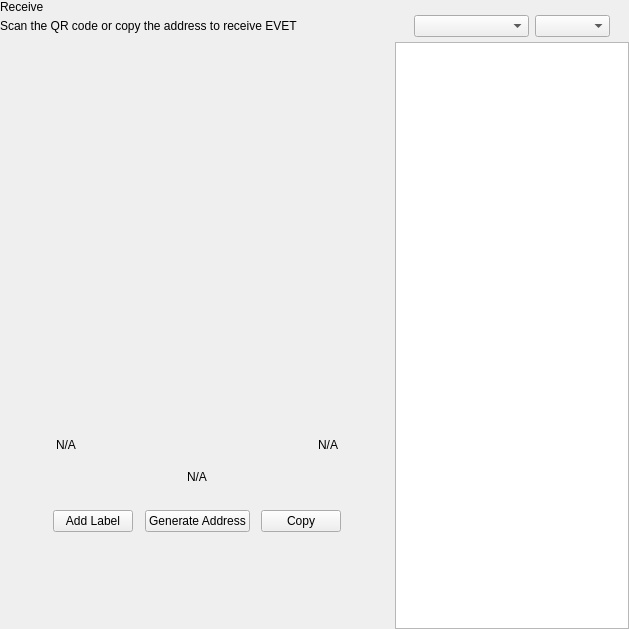
<?xml version="1.0" encoding="UTF-8"?>
<ui version="4.0">
 <class>ReceiveWidget</class>
 <widget class="QWidget" name="ReceiveWidget">
  <property name="geometry">
   <rect>
    <x>0</x>
    <y>0</y>
    <width>629</width>
    <height>629</height>
   </rect>
  </property>
  <property name="minimumSize">
   <size>
    <width>0</width>
    <height>0</height>
   </size>
  </property>
  <property name="windowTitle">
   <string>Form</string>
  </property>
  <layout class="QHBoxLayout" name="horizontalLayout_2" stretch="2,1">
   <property name="spacing">
    <number>0</number>
   </property>
   <property name="leftMargin">
    <number>0</number>
   </property>
   <property name="topMargin">
    <number>0</number>
   </property>
   <property name="rightMargin">
    <number>0</number>
   </property>
   <property name="bottomMargin">
    <number>0</number>
   </property>
   <item>
    <widget class="QWidget" name="left" native="true">
     <layout class="QVBoxLayout" name="verticalLayout_3">
      <property name="leftMargin">
       <number>0</number>
      </property>
      <property name="topMargin">
       <number>0</number>
      </property>
      <property name="rightMargin">
       <number>0</number>
      </property>
      <property name="bottomMargin">
       <number>0</number>
      </property>
      <item>
       <layout class="QVBoxLayout" name="verticalLayout_2">
        <property name="spacing">
         <number>0</number>
        </property>
        <property name="leftMargin">
         <number>0</number>
        </property>
        <item>
         <layout class="QHBoxLayout" name="horizontalLayout_3">
          <property name="spacing">
           <number>0</number>
          </property>
          <item>
           <layout class="QVBoxLayout" name="verticalLayout_4">
            <property name="spacing">
             <number>5</number>
            </property>
            <item>
             <widget class="QLabel" name="labelTitle">
              <property name="text">
               <string>Receive</string>
              </property>
             </widget>
            </item>
            <item alignment="Qt::AlignTop">
             <widget class="QLabel" name="labelSubtitle1">
              <property name="text">
               <string>Scan the QR code or copy the address to receive EVET</string>
              </property>
             </widget>
            </item>
           </layout>
          </item>
          <item>
           <spacer name="horizontalSpacer">
            <property name="orientation">
             <enum>Qt::Horizontal</enum>
            </property>
            <property name="sizeHint" stdset="0">
             <size>
              <width>40</width>
              <height>20</height>
             </size>
            </property>
           </spacer>
          </item>
         </layout>
        </item>
        <item>
         <spacer name="verticalSpacer_2">
          <property name="orientation">
           <enum>Qt::Vertical</enum>
          </property>
          <property name="sizeType">
           <enum>QSizePolicy::Expanding</enum>
          </property>
          <property name="sizeHint" stdset="0">
           <size>
            <width>20</width>
            <height>50</height>
           </size>
          </property>
         </spacer>
        </item>
        <item alignment="Qt::AlignHCenter">
         <widget class="QWidget" name="layoutQR" native="true">
          <property name="maximumSize">
           <size>
            <width>510</width>
            <height>16777215</height>
           </size>
          </property>
          <layout class="QVBoxLayout" name="verticalLayoutQr">
           <item>
            <spacer name="verticalSpacer11">
             <property name="orientation">
              <enum>Qt::Vertical</enum>
             </property>
             <property name="sizeType">
              <enum>QSizePolicy::Fixed</enum>
             </property>
             <property name="sizeHint" stdset="0">
              <size>
               <width>20</width>
               <height>20</height>
              </size>
             </property>
            </spacer>
           </item>
           <item alignment="Qt::AlignHCenter">
            <widget class="QLabel" name="labelQrImg">
             <property name="minimumSize">
              <size>
               <width>260</width>
               <height>260</height>
              </size>
             </property>
             <property name="maximumSize">
              <size>
               <width>260</width>
               <height>260</height>
              </size>
             </property>
             <property name="text">
              <string/>
             </property>
             <property name="alignment">
              <set>Qt::AlignCenter</set>
             </property>
            </widget>
           </item>
           <item>
            <spacer name="verticalSpacer_21">
             <property name="orientation">
              <enum>Qt::Vertical</enum>
             </property>
             <property name="sizeType">
              <enum>QSizePolicy::Fixed</enum>
             </property>
             <property name="sizeHint" stdset="0">
              <size>
               <width>20</width>
               <height>30</height>
              </size>
             </property>
            </spacer>
           </item>
           <item>
            <widget class="QWidget" name="widget" native="true">
             <property name="minimumSize">
              <size>
               <width>0</width>
               <height>0</height>
              </size>
             </property>
             <layout class="QHBoxLayout" name="horizontalLayout_5">
              <item>
               <widget class="QLabel" name="labelLabel">
                <property name="text">
                 <string notr="true">N/A</string>
                </property>
               </widget>
              </item>
              <item>
               <spacer name="horizontalSpacer_2">
                <property name="orientation">
                 <enum>Qt::Horizontal</enum>
                </property>
                <property name="sizeHint" stdset="0">
                 <size>
                  <width>141</width>
                  <height>20</height>
                 </size>
                </property>
               </spacer>
              </item>
              <item>
               <widget class="QLabel" name="labelDate">
                <property name="text">
                 <string notr="true">N/A</string>
                </property>
                <property name="alignment">
                 <set>Qt::AlignRight|Qt::AlignTrailing|Qt::AlignVCenter</set>
                </property>
               </widget>
              </item>
             </layout>
            </widget>
           </item>
           <item>
            <widget class="QLabel" name="labelAddress">
             <property name="sizePolicy">
              <sizepolicy hsizetype="Expanding" vsizetype="Preferred">
               <horstretch>0</horstretch>
               <verstretch>0</verstretch>
              </sizepolicy>
             </property>
             <property name="minimumSize">
              <size>
               <width>300</width>
               <height>0</height>
              </size>
             </property>
             <property name="text">
              <string notr="true">N/A</string>
             </property>
             <property name="alignment">
              <set>Qt::AlignCenter</set>
             </property>
            </widget>
           </item>
           <item>
            <spacer name="verticalSpacer_4">
             <property name="orientation">
              <enum>Qt::Vertical</enum>
             </property>
             <property name="sizeType">
              <enum>QSizePolicy::Fixed</enum>
             </property>
             <property name="sizeHint" stdset="0">
              <size>
               <width>20</width>
               <height>20</height>
              </size>
             </property>
            </spacer>
           </item>
           <item>
            <layout class="QHBoxLayout" name="horizontalLayout_4">
             <item alignment="Qt::AlignHCenter">
              <widget class="QPushButton" name="pushButtonLabel">
               <property name="focusPolicy">
                <enum>Qt::NoFocus</enum>
               </property>
               <property name="text">
                <string>Add Label</string>
               </property>
              </widget>
             </item>
             <item alignment="Qt::AlignHCenter">
              <widget class="QPushButton" name="pushButtonNewAddress">
               <property name="focusPolicy">
                <enum>Qt::NoFocus</enum>
               </property>
               <property name="text">
                <string>Generate Address</string>
               </property>
              </widget>
             </item>
             <item alignment="Qt::AlignHCenter">
              <widget class="QPushButton" name="pushButtonCopy">
               <property name="focusPolicy">
                <enum>Qt::NoFocus</enum>
               </property>
               <property name="text">
                <string>Copy</string>
               </property>
              </widget>
             </item>
            </layout>
           </item>
           <item>
            <spacer name="verticalSpacer_3">
             <property name="orientation">
              <enum>Qt::Vertical</enum>
             </property>
             <property name="sizeType">
              <enum>QSizePolicy::Expanding</enum>
             </property>
             <property name="sizeHint" stdset="0">
              <size>
               <width>20</width>
               <height>20</height>
              </size>
             </property>
            </spacer>
           </item>
          </layout>
         </widget>
        </item>
        <item>
         <spacer name="verticalSpacer">
          <property name="orientation">
           <enum>Qt::Vertical</enum>
          </property>
          <property name="sizeHint" stdset="0">
           <size>
            <width>20</width>
            <height>40</height>
           </size>
          </property>
         </spacer>
        </item>
       </layout>
      </item>
     </layout>
    </widget>
   </item>
   <item>
    <widget class="QWidget" name="right" native="true">
     <layout class="QVBoxLayout" name="verticalLayout_5">
      <property name="spacing">
       <number>0</number>
      </property>
      <property name="leftMargin">
       <number>1</number>
      </property>
      <property name="topMargin">
       <number>0</number>
      </property>
      <property name="rightMargin">
       <number>0</number>
      </property>
      <property name="bottomMargin">
       <number>0</number>
      </property>
      <item>
       <layout class="QVBoxLayout" name="container_right">
        <property name="spacing">
         <number>0</number>
        </property>
        <property name="leftMargin">
         <number>0</number>
        </property>
        <property name="rightMargin">
         <number>0</number>
        </property>
        <item>
         <layout class="QVBoxLayout" name="verticalLayout">
          <property name="spacing">
           <number>6</number>
          </property>
          <property name="leftMargin">
           <number>19</number>
          </property>
          <property name="rightMargin">
           <number>19</number>
          </property>
          <item>
           <widget class="OptionButton" name="btnRequest" native="true"/>
          </item>
          <item>
           <widget class="OptionButton" name="btnMyAddresses" native="true">
            <property name="sizePolicy">
             <sizepolicy hsizetype="Preferred" vsizetype="Minimum">
              <horstretch>0</horstretch>
              <verstretch>0</verstretch>
             </sizepolicy>
            </property>
           </widget>
          </item>
         </layout>
        </item>
        <item>
         <widget class="QWidget" name="sortWidget" native="true">
          <layout class="QHBoxLayout" name="horizontalLayout_6">
           <property name="leftMargin">
            <number>19</number>
           </property>
           <property name="rightMargin">
            <number>19</number>
           </property>
           <property name="bottomMargin">
            <number>5</number>
           </property>
           <item>
            <spacer name="horizontalSpacer_3">
             <property name="orientation">
              <enum>Qt::Horizontal</enum>
             </property>
             <property name="sizeHint" stdset="0">
              <size>
               <width>40</width>
               <height>20</height>
              </size>
             </property>
            </spacer>
           </item>
           <item>
            <widget class="QComboBox" name="comboBoxSort">
             <property name="sizePolicy">
              <sizepolicy hsizetype="Preferred" vsizetype="Fixed">
               <horstretch>0</horstretch>
               <verstretch>0</verstretch>
              </sizepolicy>
             </property>
             <property name="minimumSize">
              <size>
               <width>115</width>
               <height>0</height>
              </size>
             </property>
            </widget>
           </item>
           <item>
            <widget class="QComboBox" name="comboBoxSortOrder">
             <property name="sizePolicy">
              <sizepolicy hsizetype="Preferred" vsizetype="Fixed">
               <horstretch>0</horstretch>
               <verstretch>0</verstretch>
              </sizepolicy>
             </property>
             <property name="minimumSize">
              <size>
               <width>75</width>
               <height>0</height>
              </size>
             </property>
            </widget>
           </item>
          </layout>
         </widget>
        </item>
        <item>
         <widget class="QListView" name="listViewAddress"/>
        </item>
       </layout>
      </item>
     </layout>
    </widget>
   </item>
  </layout>
 </widget>
 <customwidgets>
  <customwidget>
   <class>OptionButton</class>
   <extends>QWidget</extends>
   <header>qt/pivx/optionbutton.h</header>
   <container>1</container>
  </customwidget>
 </customwidgets>
 <resources/>
 <connections/>
</ui>
